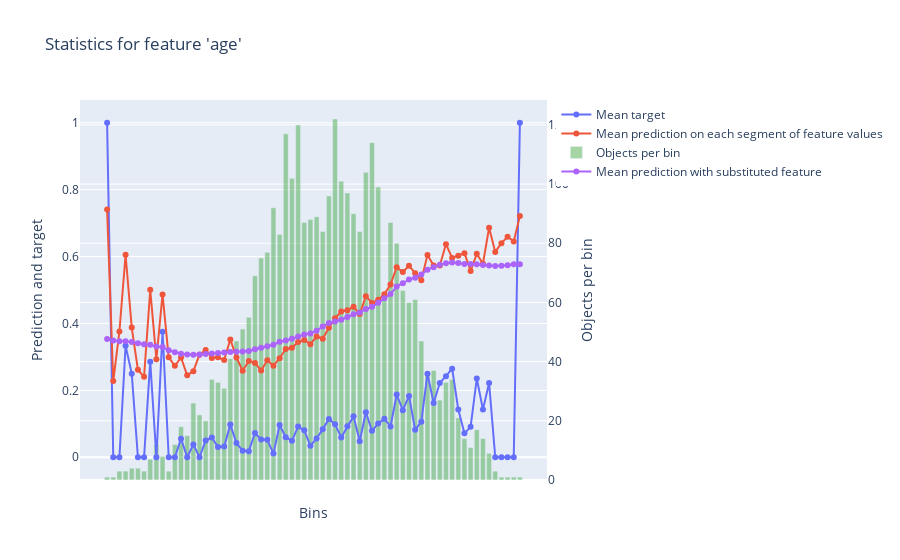

Source (notebook cell):
### Markdown cell above
### calc_feature_statistics

### Code cell
res = catmodel2.calc_feature_statistics(train_pool,
                                    feature='age',
                                    plot=True)
